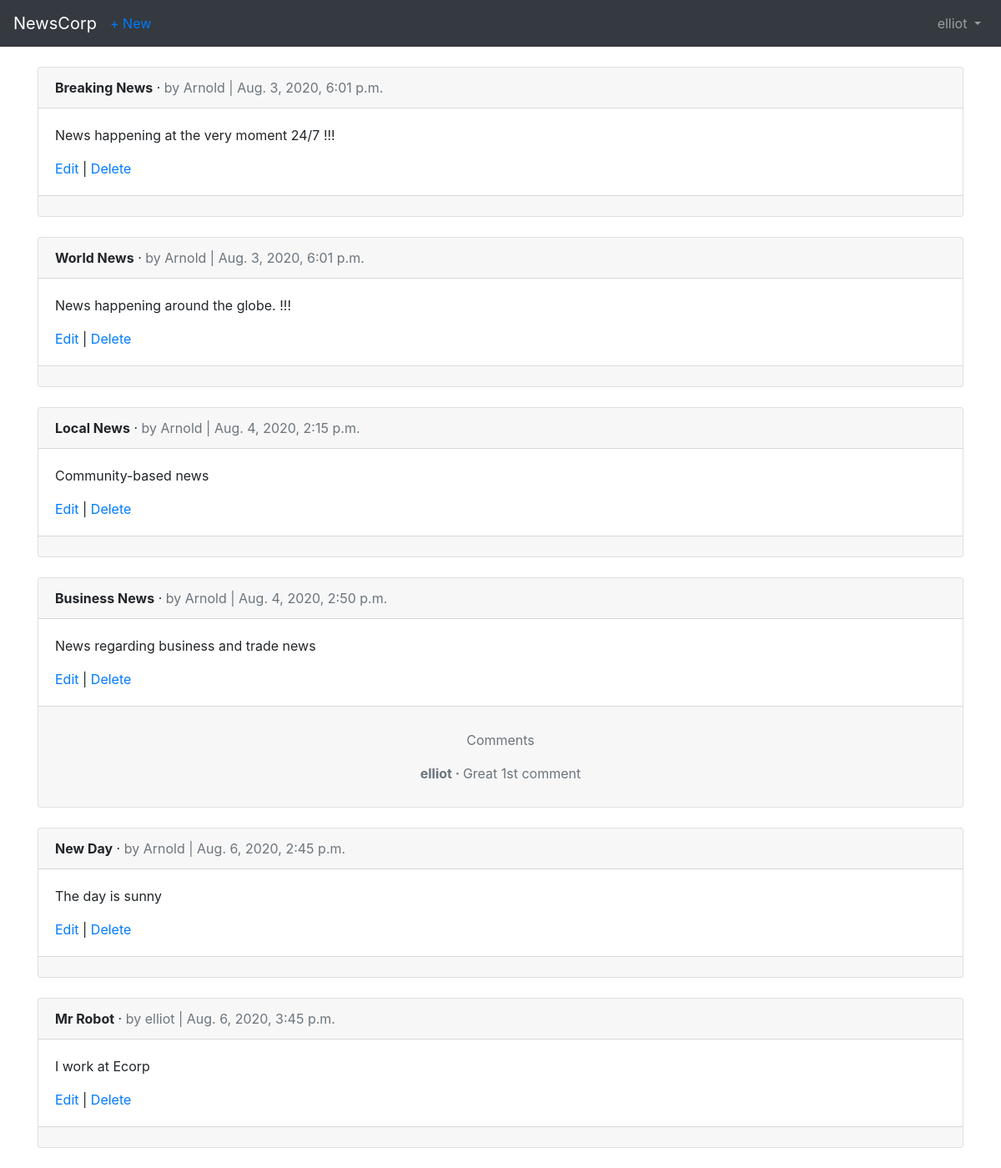
/articles/ (signed in), run on the app's committed database.
### accounts/models.py (models this page shows)
class CustomUser(AbstractUser):
    date_of_birth = models.DateField(null = True)

### articles/models.py (models this page shows, shortened)
class Article(models.Model):
    title = models.CharField(max_length = 255)
    body = models.TextField()
    date = models.DateTimeField(auto_now_add=True)
    author = models.ForeignKey(get_user_model(),on_delete=models.CASCADE,)

class Comment(models.Model):
    article = models.ForeignKey(Article,on_delete=models.CASCADE,related_name='comments')
    comment = models.CharField(max_length = 140)
    author = models.ForeignKey(get_user_model(),on_delete=models.CASCADE,)
    def __str__(self):
        return self.comment

### articles/views.py (the view)
# urls.py: path('', ArticleListView.as_view(),name= 'article_list'),
class ArticleListView(LoginRequiredMixin,ListView):
    model = Article
    template_name = 'articles/article_list.html'

### templates/articles/article_list.html (shortened to what this page needs)
<!DOCTYPE html>
{% extends 'accounts/base.html'%}
{% block content %}
{% for article in object_list %}
<div class="card">
    <div class="card-header">
        <span class="font-weight-bold">{{ article.title }}</span> &middot;
        <span class="text-muted"> by {{ article.author }}  | {{article.date}}</span>
    </div>
    <div class="card-body">
       <p> {{ article.body }} </p>
        <a href="{% url 'article_edit' article.pk %}"> Edit </a> | <a href="{% url 'article_delete' article.pk %}">Delete</a>
    </div>
    <div class="card-footer text-center text-muted">
        {% for comment in article.comments.all %}
        <p>
            <p>Comments</p>
            <span class="font-weight-bold">{{ comment.author }} &middot; </span>
            {{ comment }}
        </p>
        {% endfor %}
    </div>
</div>
    <br>
{% endfor %}
{% endblock content %}

### templates/accounts/base.html (shortened to what this page needs)
<!DOCTYPE html>
<html lang="en">
<head>
    <link rel="stylesheet" href="https://stackpath.bootstrapcdn.com/bootstrap/4.5.0/css/bootstrap.min.css"
>
</head>
<body>
    <nav class="navbar navbar-expand-md navbar-dark bg-dark mb-4">
        <a class="navbar-brand" href="{% url 'index' %}">NewsCorp</a>
        {% if user.is_authenticated %}
        <ul class="navbar-nav mr-auto">
            <a href="{% url 'article_new' %}"> + New </a>
        </ul>
        {% endif %}
        <div class="collapse navbar-collapse" id="navbarCollapse">
            {% if user.is_authenticated %}
            <ul class="navbar-nav ml-auto">
                <li class="nav-item">
                    <a class="nav-link dropdown-toggle" href="#" id="userMenu" data-toggle="dropdown"
                        aria-haspopup="true" aria-expanded="false">
                        {{ user.username }}
                    </a>
                </li>
            </ul>
            {% endif %}
        </div>
    </nav>
    <div class="container">
        {% block content %}
        {% endblock content %}
    </div>
</body>
</html>

### data on the page
CustomUser: username "elliot"
Article: title "Breaking News", author "Arnold", date "Aug. 3, 2020, 6:01 p.m.", body "News happening at the very moment 24/7 !!!"
Article: title "World News", author "Arnold", date "Aug. 3, 2020, 6:01 p.m.", body "News happening around the globe. !!!"
Article: title "Local News", author "Arnold", date "Aug. 4, 2020, 2:15 p.m.", body "Community-based news"
Article: title "Business News", author "Arnold", date "Aug. 4, 2020, 2:50 p.m.", body "News regarding business and trade news"
Comment: author "elliot", comment "Great 1st comment"
Article: title "New Day", author "Arnold", date "Aug. 6, 2020, 2:45 p.m.", body "The day is sunny"
Article: title "Mr Robot", author "elliot", date "Aug. 6, 2020, 3:45 p.m.", body "I work at Ecorp"
